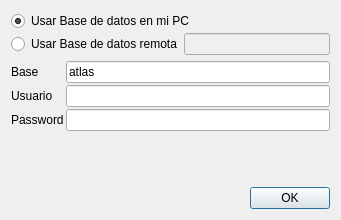
<?xml version="1.0" encoding="UTF-8"?>
<ui version="4.0">
 <class>DialogDBServer</class>
 <widget class="QDialog" name="DialogDBServer">
  <property name="geometry">
   <rect>
    <x>0</x>
    <y>0</y>
    <width>341</width>
    <height>220</height>
   </rect>
  </property>
  <property name="windowTitle">
   <string>Dialog</string>
  </property>
  <layout class="QVBoxLayout" name="verticalLayout_2">
   <item>
    <layout class="QVBoxLayout" name="verticalLayout">
     <property name="spacing">
      <number>2</number>
     </property>
     <item>
      <widget class="QRadioButton" name="radioIPLocal">
       <property name="text">
        <string>Usar Base de datos en mi PC</string>
       </property>
       <property name="checked">
        <bool>true</bool>
       </property>
      </widget>
     </item>
     <item>
      <layout class="QHBoxLayout" name="horizontalLayout">
       <property name="spacing">
        <number>2</number>
       </property>
       <item>
        <widget class="QRadioButton" name="radioDBRemota">
         <property name="text">
          <string>Usar Base de datos remota</string>
         </property>
        </widget>
       </item>
       <item>
        <widget class="QLineEdit" name="txtRemoteServer">
         <property name="enabled">
          <bool>false</bool>
         </property>
        </widget>
       </item>
      </layout>
     </item>
    </layout>
   </item>
   <item>
    <layout class="QFormLayout" name="formLayout">
     <property name="horizontalSpacing">
      <number>2</number>
     </property>
     <property name="verticalSpacing">
      <number>2</number>
     </property>
     <item row="0" column="0">
      <widget class="QLabel" name="label">
       <property name="text">
        <string>Base</string>
       </property>
       <property name="buddy">
        <cstring>txtBase</cstring>
       </property>
      </widget>
     </item>
     <item row="0" column="1">
      <widget class="QLineEdit" name="txtBase">
       <property name="text">
        <string>atlas</string>
       </property>
      </widget>
     </item>
     <item row="1" column="0">
      <widget class="QLabel" name="label_2">
       <property name="text">
        <string>Usuario</string>
       </property>
       <property name="buddy">
        <cstring>txtUser</cstring>
       </property>
      </widget>
     </item>
     <item row="2" column="0">
      <widget class="QLabel" name="label_3">
       <property name="text">
        <string>Password</string>
       </property>
       <property name="buddy">
        <cstring>txtPassword</cstring>
       </property>
      </widget>
     </item>
     <item row="1" column="1">
      <widget class="QLineEdit" name="txtUser"/>
     </item>
     <item row="2" column="1">
      <widget class="QLineEdit" name="txtPassword">
       <property name="echoMode">
        <enum>QLineEdit::Password</enum>
       </property>
      </widget>
     </item>
    </layout>
   </item>
   <item>
    <spacer name="verticalSpacer">
     <property name="orientation">
      <enum>Qt::Vertical</enum>
     </property>
     <property name="sizeHint" stdset="0">
      <size>
       <width>20</width>
       <height>20</height>
      </size>
     </property>
    </spacer>
   </item>
   <item>
    <widget class="QDialogButtonBox" name="buttonBox">
     <property name="orientation">
      <enum>Qt::Horizontal</enum>
     </property>
     <property name="standardButtons">
      <set>QDialogButtonBox::Ok</set>
     </property>
    </widget>
   </item>
  </layout>
 </widget>
 <resources/>
 <connections>
  <connection>
   <sender>buttonBox</sender>
   <signal>accepted()</signal>
   <receiver>DialogDBServer</receiver>
   <slot>accept()</slot>
   <hints>
    <hint type="sourcelabel">
     <x>248</x>
     <y>254</y>
    </hint>
    <hint type="destinationlabel">
     <x>157</x>
     <y>274</y>
    </hint>
   </hints>
  </connection>
  <connection>
   <sender>buttonBox</sender>
   <signal>rejected()</signal>
   <receiver>DialogDBServer</receiver>
   <slot>reject()</slot>
   <hints>
    <hint type="sourcelabel">
     <x>316</x>
     <y>260</y>
    </hint>
    <hint type="destinationlabel">
     <x>286</x>
     <y>274</y>
    </hint>
   </hints>
  </connection>
 </connections>
</ui>
